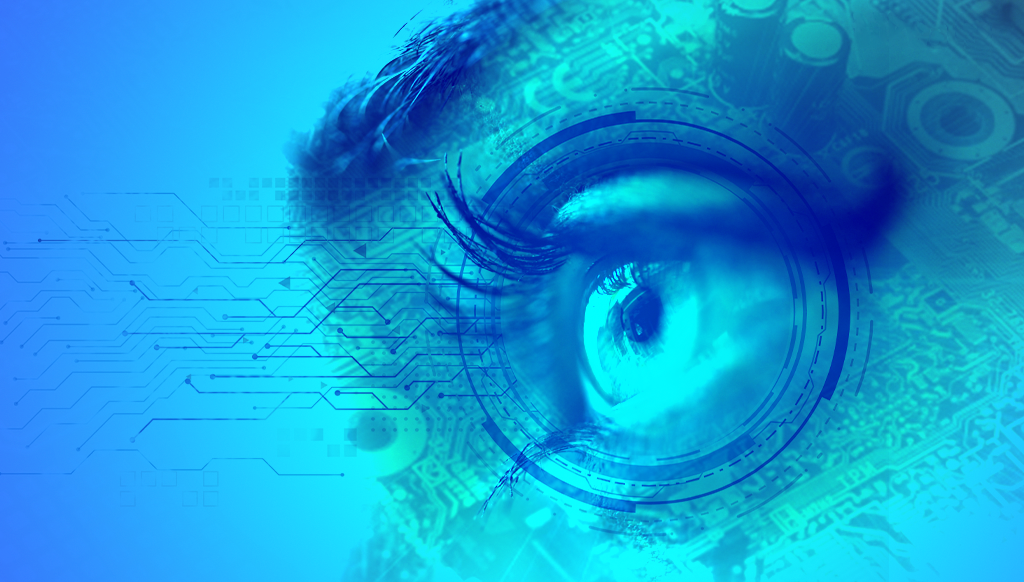
#> input picture image.png, 1024 x 582 px
$ python '087_Practical Image Manipulation With Pillow.py'
#> lines starting #> are read from the running program, lines starting #| are printed output that depends on the picture
# -------------------------------------------------
# -- Practical => Image Manipulation With Pillow --
# -------------------------------------------------

from PIL import Image
# Open The Image
myImage = Image.open("image.png")
#> myImage is the input picture: PIL image 1024x582 RGB; mean R, G, B 21.4, 158, 215.8

# Show The Image
myImage.show()

# My Cropped Image
myBox = (300, 300, 800, 800)
myNewImage = myImage.crop(myBox)
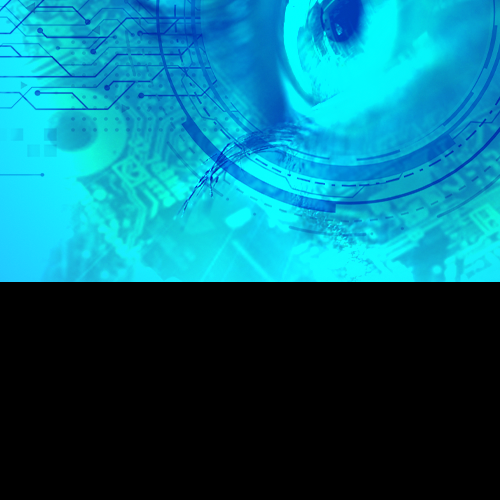
#> myNewImage: PIL image 500x500 RGB; mean R, G, B 6.6, 105, 124.6

# Show The New Image
myNewImage.show()

# My Converted Mode Image
myConverted = myImage.convert("L")
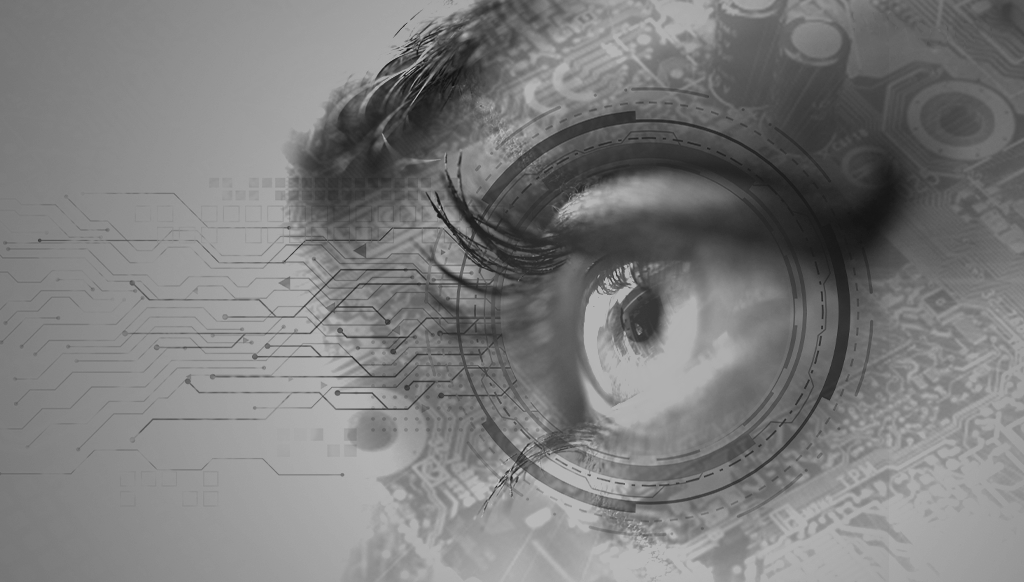
#> myConverted: PIL image 1024x582 L; min 13, max 184, mean 123.7
myConverted.show()
